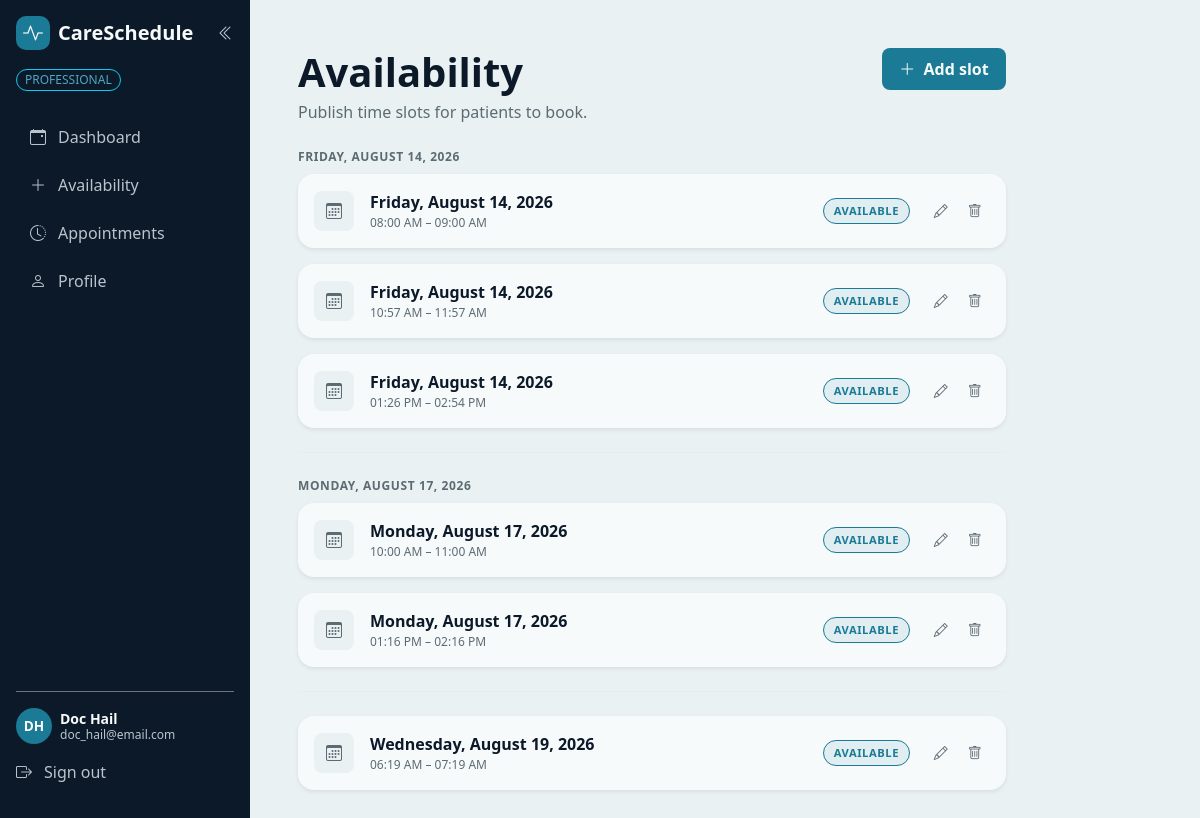
The app's page /professional/availability (signed in) with its own data.
### bp_app/models.py (models this page shows, shortened)
class Professional(UserMixin, db.Model):
    __tablename__ = "professional"
    id = db.Column(db.Integer, primary_key = True)
    email = db.Column(db.String(255), nullable = False, unique = True)
    username = db.Column(db.String(255), nullable = False, unique= True)
    password_hash = db.Column(db.String(255), nullable = False)
    firstname = db.Column(db.String(150), nullable = True)
    lastname = db.Column(db.String(150), nullable = True)
    specialty = db.Column(db.String(150), nullable = True)
    biography = db.Column(db.Text)
    availabilities = db.relationship(
        "Availability",
        back_populates = "professional"
    )

class Availability(db.Model):
    __tablename__ = "availability"
    id = db.Column(db.Integer, primary_key = True)
    start_time = db.Column(db.DateTime, nullable = False)
    end_time = db.Column(db.DateTime, nullable = False)
    @property
    def day(self):
        return self.start_time.date()
    is_booked = db.Column(db.Boolean, nullable = False, default = False)
    professional_id = db.Column(
        db.Integer,
        db.ForeignKey("professional.id"),
        nullable = False
    )
    professional = db.relationship(
        "Professional",
        back_populates = "availabilities"
    )
    appointment = db.relationship("Appointment", back_populates="availability", uselist=False)

### bp_app/professional_routes.py (the view)
@professional.route("/professional/availability")
@login_required
def manage_availability():
    if not isinstance(current_user, Professional):
        flash("This page is for professionals only.", "error")
        return redirect(url_for('main.home'))
    slots = (
        Availability.query
        .filter_by(professional_id=current_user.id)
        .order_by(Availability.start_time)
        .all()
    )
    return render_template("professional/manage_availability.html", slots=slots)

### bp_app/app.py (called while the page is built)
@login_manager.user_loader
def load_user(user_id):
    try:
        user_type, record_id = user_id.split(":", 1)
        model = {"Patient": Patient, "Professional": Professional}.get(user_type)
        return db.session.get(model, int(record_id)) if model else None
    except (AttributeError, TypeError, ValueError):
        return None

### bp_app/templates/professional/manage_availability.html (shortened to what this page needs)
{% extends "components/dashboard_base.html" %}
{% block dashboard_content %}
    <div class="row">
        <div class="col-12 col-lg-10 col-xxl-8">
            <div class="d-flex flex-wrap justify-content-between align-items-start gap-3 mb-4">
                <div>
                    <h1 class="display-6 fw-bold text-app-navy mb-1">Availability</h1>
                    <p class="text-app-muted mb-0">Publish time slots for patients to book.</p>
                </div>
                {% if slots %}
                    <button type="button"
                            class="btn bg-app-teal text-app-offwhite fw-bold px-3 py-2 rounded-3"
                            data-bs-toggle="modal" data-bs-target="#addSlotModal">
                        <i class="bi bi-plus-lg me-1"></i> Add slot
                    </button>
                {% endif %}
            </div>
            {% for date, day_slots in slots|groupby("day") %}
                {% if not loop.first %}
                    <hr class="border-app-border my-4">
                {% endif %}
                {% if day_slots|length > 1 %}
                    <div class="eyebrow text-app-muted mt-4 mb-2">
                        {{ date.strftime("%A, %B %d, %Y") }}
                    </div>
                {% endif %}
                {% for slot in day_slots %}
                    <div class="card border-0 shadow-sm rounded-4 bg-app-card p-3 mb-3">
                        <div class="d-flex align-items-center gap-3">
                            <div class="slot-icon rounded-3 d-flex align-items-center justify-content-center flex-shrink-0">
                                <i class="bi bi-calendar3 text-app-muted"></i>
                            </div>
                            <div class="flex-grow-1 min-w-0">
                                <div class="fw-bold text-app-navy">
                                    {{ slot.start_time.strftime("%A, %B %d, %Y") }}
                                </div>
                                <div class="text-app-muted text-xs">
                                    {{ slot.start_time.strftime("%I:%M %p") }} &ndash;
                                    {{ slot.end_time.strftime("%I:%M %p") }}
                                </div>
                            </div>
                            {% if slot.appointment %}
                                <span class="badge-slot badge-booked">Booked</span>
                            {% else %}
                                <span class="badge-slot badge-available">Available</span>
                            {% endif %}
                            <div class="d-flex align-items-center gap-1 flex-shrink-0">
                                {% if slot.appointment %}
                                    <button class="btn btn-sm border-0 text-app-muted" disabled
                                            title="Booked slots can't be changed">
                                        <i class="bi bi-trash"></i>
                                    </button>
                                {% else %}
                                    <button type="button" class="btn btn-sm border-0 text-app-muted"
                                            data-bs-toggle="modal" data-bs-target="#editSlotModal"
                                            data-action="{{ url_for('professional.edit_availability', slot_id=slot.id) }}"
                                            data-date="{{ slot.start_time.strftime('%Y-%m-%d') }}"
                                            data-start="{{ slot.start_time.strftime('%H:%M') }}"
                                            data-end="{{ slot.end_time.strftime('%H:%M') }}"
                                            title="Edit slot">
                                        <i class="bi bi-pencil"></i>
                                    </button>
                                    <button type="button" class="btn btn-sm border-0 text-app-muted"
                                            data-bs-toggle="modal" data-bs-target="#deleteSlotModal"
                                            data-action="{{ url_for('professional.delete_availability', slot_id=slot.id) }}"
                                            data-slot="{{ slot.start_time.strftime('%A, %B %d') }} at {{ slot.start_time.strftime('%I:%M %p') }}"
                                            title="Delete slot">
                                        <i class="bi bi-trash"></i>
                                    </button>
                                {% endif %}
                            </div>
                        </div>
                    </div>
                {% endfor %}
            {% endfor %}
        </div>
    </div>
{% endblock %}

### bp_app/templates/components/sidebar.html (shortened to what this page needs)
<div class="offcanvas-lg offcanvas-start bg-app-navy dashboard-sidebar" tabindex="-1"
     id="appSidebar" aria-labelledby="appSidebarLabel">
    <div class="offcanvas-body d-flex flex-column justify-content-between p-3">
        <div>
            <div class="sidebar-head d-none d-lg-flex align-items-center justify-content-between mb-3">
                <a href="{{ url_for('professional.dashboard') }}"
                   class="d-flex align-items-center gap-2 text-decoration-none">
                    <div class="brand-mark">
                        <i class="bi bi-activity fs-5"></i>
                    </div>
                    <span class="brand-name fs-5 sidebar-label">CareSchedule</span>
                </a>
                <button class="btn border-0 p-0 text-app-muted-dark" type="button"
                        id="railToggle" aria-label="Collapse sidebar" aria-expanded="true">
                    <i class="bi bi-chevron-double-left" id="railToggleIcon"></i>
                </button>
            </div>
            <div class="mb-4 sidebar-label">
                <span class="badge border border-info text-app-teal-light rounded-pill px-2 py-1 fw-normal text-xs">
                    PROFESSIONAL
                </span>
            </div>
            <nav class="nav nav-pills flex-column gap-1">
                <a href="{{ url_for('professional.dashboard') }}" title="Dashboard"
                   class="nav-link-custom {{ 'active' if active_page == 'dashboard' }}">
                    <i class="bi bi-calendar-event"></i>
                    <span class="sidebar-label">Dashboard</span>
                </a>
                <a href="{{ url_for('professional.manage_availability') }}" title="Availability"
                   class="nav-link-custom {{ 'active' if active_page == 'availability' }}">
                    <i class="bi bi-plus-lg"></i>
                    <span class="sidebar-label">Availability</span>
                </a>
                <a href="{{ url_for('professional.appointment') }}" title="Appointments"
                   class="nav-link-custom {{ 'active' if active_page == 'appointments' }}">
                    <i class="bi bi-clock-history"></i>
                    <span class="sidebar-label">Appointments</span>
                </a>
                <a href="{{ url_for('professional.profile') }}" title="Profile"
                   class="nav-link-custom {{ 'active' if active_page == 'profile' }}">
                    <i class="bi bi-person"></i>
                    <span class="sidebar-label">Profile</span>
                </a>
            </nav>
        </div>
        <div class="border-top border-secondary pt-3 mt-auto">
            <div class="sidebar-user d-flex align-items-center gap-2 mb-3">
                <div class="avatar avatar-sm bg-app-teal text-app-offwhite">
                    {{ current_user.firstname[:1] }}{{ current_user.lastname[:1] }}
                </div>
                <div class="lh-sm sidebar-label">
                    <div class="fw-bold text-app-offwhite small">
                        {{ current_user.firstname }} {{ current_user.lastname }}
                    </div>
                    <div class="text-app-muted-dark text-xs">{{ current_user.email }}</div>
                </div>
            </div>
            <form action="{{ url_for('professional.logout') }}" method="POST">
                <button type="submit" title="Sign out"
                        class="nav-link-custom text-app-muted-dark small hover-white btn btn-link border-0 bg-transparent p-0 p-100 text-start text-decoration-none shadow-none">
                    <i class="bi bi-box-arrow-right"></i>
                    <span class="sidebar-label">Sign out</span>
                </button>
            </form>
        </div>
    </div>
</div>

### bp_app/static/styles.css (style rules this page uses)
h1 { color:white; }
.nav-link-custom { color: var(--app-muted-dark); border-radius: 8px; padding: 10px 14px; text-decoration: none; display: flex; align-items: center; gap: 12px; }

### bp_app/static/css/pages/dashboard.css (style rules this page uses)
.bg-app-navy { background-color: var(--app-navy); }
.eyebrow { font-size: 0.75rem; font-weight: 700; letter-spacing: 0.05em; text-transform: uppercase; }
.text-xs { font-size: 0.75rem; }
.avatar { width: 40px; height: 40px; flex-shrink: 0; border-radius: 50%; font-size:0.85rem; font-weight: 700; display:flex; align-items: center; justify-content: center; }
.avatar-sm { width: 36px; height: 36px; }
.text-app-teal-light { color: var(--app-teal-light); }
.brand-name { font-weight: 700; color: var(--app-offwhite); }
.slot-icon { width: 40px; height: 40px; background-color: var(--app-bg); }
.badge-slot { font-size: 0.7rem; font-weight: 700; letter-spacing: 0.05em; text-transform: uppercase; padding: 0.25rem 0.6rem; border-radius: 50rem; flex-shrink: 0; }
.badge-available { color: var(--app-teal); background-color: rgba(27, 122, 150, 0.1); border: 1px solid var(--app-teal); }
.border-app-border { border-color: var(--app-border); }
@media (min-width: 992px) { .dashboard-layout > .dashboard-sidebar { flex: 0 0 250px; width: 250px !important; max-width: 250px; min-height: 100vh; margin: 0; transition: flex-basis 0.2s ease, width 0.2s ease; } }
@media (min-width: 992px) { .dashboard-sidebar, .dashboard-sidebar .offcanvas-body { background-color: var(--app-navy) !important; } }
@media (min-width: 992px) { .dashboard-sidebar .offcanvas-body { flex-grow: 1; padding: 1rem; overflow-y: auto; min-height: 100vh; } }

### bp_app/static/css/base.css (style rules this page uses)
:root { --app-teal: #1b7a96; --app-navy: #0C1929; --app-offwhite: #f7fafb; --app-success: #1e8a5f; --app-error: #c0201a; --app-bg: #eaf1f3; --app-border: #d3e0e4; --app-muted: #5c6b73; --app-teal-light: #4fa8c4; --app-muted-dark: #b9c5cc; }
.brand-mark { width: 34px; height: 34px; border-radius: 10px; background-color: var(--app-teal); color: var(--app-offwhite); display: inline-flex; align-items: center; justify-content: center; }
.brand-name { font-weight: 700; color: var(--app-navy); }
.nav-link-custom { color: var(--app-muted-dark); border-radius: 8px; padding: 10px 14px; text-decoration: none; display: flex; align-items: center; gap: 12px; }
.bg-app-navy { background-color: var(--app-navy); }
.bg-app-teal { background-color: var(--app-teal); }
.bg-app-card { background-color: var(--app-offwhite); }
.text-app-navy { color: var(--app-navy); }
.text-app-teal-light { color: var(--app-teal-light); }
.text-app-offwhite { color: var(--app-offwhite); }
.text-app-muted { color: var(--app-muted); }
.text-app-muted-dark { color: var(--app-muted-dark); }

### records on screen
Professional: firstname "D", lastname "H", firstname "Doc", lastname "Hail", email "doc_hail@email.com"
Availability: start_time "Friday, August 14, 2026", start_time "08:00 AM", end_time "09:00 AM"
Availability: start_time "Friday, August 14, 2026", start_time "10:57 AM", end_time "11:57 AM"
Availability: start_time "Friday, August 14, 2026", start_time "01:26 PM", end_time "02:54 PM"
Availability: start_time "Monday, August 17, 2026", start_time "10:00 AM", end_time "11:00 AM"
Availability: start_time "Monday, August 17, 2026", start_time "01:16 PM", end_time "02:16 PM"
Availability: start_time "Wednesday, August 19, 2026", start_time "06:19 AM", end_time "07:19 AM"

### other values on screen
{{ date.strftime("%A, %B %d, %Y") }} "FRIDAY, AUGUST 14, 2026" "MONDAY, AUGUST 17, 2026"
